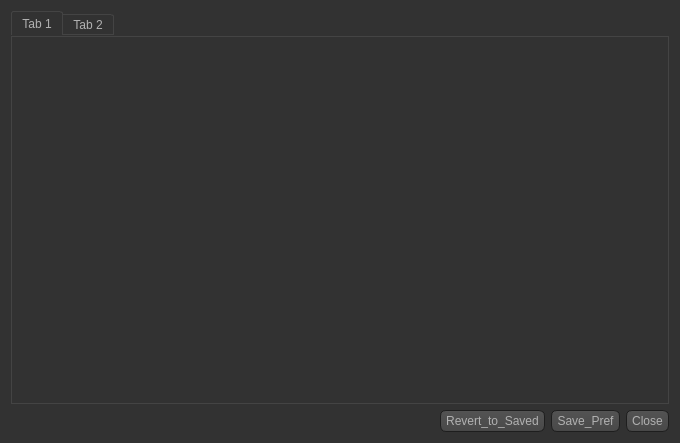
<?xml version="1.0" encoding="UTF-8"?>
<ui version="4.0">
 <class>preferencesPVFX</class>
 <widget class="QWidget" name="preferencesPVFX">
  <property name="geometry">
   <rect>
    <x>0</x>
    <y>0</y>
    <width>680</width>
    <height>443</height>
   </rect>
  </property>
  <property name="windowTitle">
   <string>preferences</string>
  </property>
  <property name="styleSheet">
   <string notr="true">QToolTip
{
     border: 1px solid black;
     background-color: #ffa02f;
}

QWidget
{
    color: #b1b1b1;
    background-color: #323232;
}

QWidget:item:hover
{
    background-color: QLinearGradient( x1: 0, y1: 0, x2: 0, y2: 1, stop: 0 #ffa02f, stop: 1 #ca0619);
    color: #000000;
}

QWidget:item:selected
{
    background-color: QLinearGradient( x1: 0, y1: 0, x2: 0, y2: 1, stop: 0 #ffa02f, stop: 1 #d7801a);
}

QMenuBar::item
{
    background: transparent;
}

QMenuBar::item:selected
{
    background: transparent;
    border: 1px solid #ffaa00;
}

QMenuBar::item:pressed
{
    background: #444;
    border: 1px solid #000;
    background-color: QLinearGradient(
        x1:0, y1:0,
        x2:0, y2:1,
        stop:1 #212121,
        stop:0.4 #343434/*,
        stop:0.2 #343434,
        stop:0.1 #ffaa00*/
    );
    margin-bottom:-1px;
    padding-bottom:1px;
}

QMenu
{
    border: 1px solid #000;
}

QMenu::item
{
    padding: 2px 20px 2px 20px;
}

QMenu::item:selected
{
    color: #000000;
}

QWidget:disabled
{
    color: #404040;
    background-color: #323232;
}

QAbstractItemView
{
    background-color: QLinearGradient( x1: 0, y1: 0, x2: 0, y2: 1, stop: 0 #4d4d4d, stop: 0.1 #646464, stop: 1 #5d5d5d);
    alternate-background-color: rgb(75, 75, 75)
}

QWidget:focus
{
    /*border: 2px solid QLinearGradient( x1: 0, y1: 0, x2: 0, y2: 1, stop: 0 #ffa02f, stop: 1 #d7801a);*/
}

QLineEdit
{
    background-color: QLinearGradient( x1: 0, y1: 0, x2: 0, y2: 1, stop: 0 #4d4d4d, stop: 0 #646464, stop: 1 #5d5d5d);
    padding: 1px;
    border-style: solid;
    border: 1px solid #1e1e1e;
    border-radius: 5;
}

QPushButton
{
    color: #b1b1b1;
    background-color: QLinearGradient( x1: 0, y1: 0, x2: 0, y2: 1, stop: 0 #565656, stop: 0.1 #525252, stop: 0.5 #4e4e4e, stop: 0.9 #4a4a4a, stop: 1 #464646);
    border-width: 1px;
    border-color: #1e1e1e;
    border-style: solid;
    border-radius: 6;
    padding: 3px;
    font-size: 12px;
    padding-left: 5px;
    padding-right: 5px;
}

QPushButton:pressed
{
    background-color: QLinearGradient( x1: 0, y1: 0, x2: 0, y2: 1, stop: 0 #2d2d2d, stop: 0.1 #2b2b2b, stop: 0.5 #292929, stop: 0.9 #282828, stop: 1 #252525);
}

QComboBox
{
    selection-background-color: #ffaa00;
    background-color: QLinearGradient( x1: 0, y1: 0, x2: 0, y2: 1, stop: 0 #565656, stop: 0.1 #525252, stop: 0.5 #4e4e4e, stop: 0.9 #4a4a4a, stop: 1 #464646);
    border-style: solid;
    border: 1px solid #1e1e1e;
    border-radius: 5;
}

QComboBox:hover,QPushButton:hover
{
    border: 2px solid QLinearGradient( x1: 0, y1: 0, x2: 0, y2: 1, stop: 0 #ffa02f, stop: 1 #d7801a);
}


QComboBox:on
{
    padding-top: 3px;
    padding-left: 4px;
    background-color: QLinearGradient( x1: 0, y1: 0, x2: 0, y2: 1, stop: 0 #2d2d2d, stop: 0.1 #2b2b2b, stop: 0.5 #292929, stop: 0.9 #282828, stop: 1 #252525);
    selection-background-color: #ffaa00;
}

QComboBox QAbstractItemView
{
    border: 2px solid darkgray;
    selection-background-color: QLinearGradient( x1: 0, y1: 0, x2: 0, y2: 1, stop: 0 #ffa02f, stop: 1 #d7801a);
}

QComboBox::drop-down
{
     subcontrol-origin: padding;
     subcontrol-position: top right;
     width: 15px;

     border-left-width: 0px;
     border-left-color: darkgray;
     border-left-style: solid; /* just a single line */
     border-top-right-radius: 3px; /* same radius as the QComboBox */
     border-bottom-right-radius: 3px;
 }

QComboBox::down-arrow
{
     image: url(:/down_arrow.png);
}

QGroupBox:focus
{
border: 2px solid QLinearGradient( x1: 0, y1: 0, x2: 0, y2: 1, stop: 0 #ffa02f, stop: 1 #d7801a);
}

QTextEdit:focus
{
    border: 2px solid QLinearGradient( x1: 0, y1: 0, x2: 0, y2: 1, stop: 0 #ffa02f, stop: 1 #d7801a);
}

QScrollBar:horizontal {
     border: 1px solid #222222;
     background: QLinearGradient( x1: 0, y1: 0, x2: 0, y2: 1, stop: 0.0 #121212, stop: 0.2 #282828, stop: 1 #484848);
     height: 14px;
     margin: 0px 16px 0 16px;
}

QScrollBar::handle:horizontal
{
      background: QLinearGradient( x1: 0, y1: 0, x2: 1, y2: 0, stop: 0 #ffa02f, stop: 0.5 #d7801a, stop: 1 #ffa02f);
      min-height: 20px;
      border-radius: 2px;
}

QScrollBar::add-line:horizontal {
      border: 1px solid #1b1b19;
      border-radius: 2px;
      background: QLinearGradient( x1: 0, y1: 0, x2: 1, y2: 0, stop: 0 #ffa02f, stop: 1 #d7801a);
      width: 14px;
      subcontrol-position: right;
      subcontrol-origin: margin;
}

QScrollBar::sub-line:horizontal {
      border: 1px solid #1b1b19;
      border-radius: 2px;
      background: QLinearGradient( x1: 0, y1: 0, x2: 1, y2: 0, stop: 0 #ffa02f, stop: 1 #d7801a);
      width: 14px;
     subcontrol-position: left;
     subcontrol-origin: margin;
}

QScrollBar::right-arrow:horizontal, QScrollBar::left-arrow:horizontal
{
      border: 1px solid black;
      width: 1px;
      height: 1px;
      background: white;
}

QScrollBar::add-page:horizontal, QScrollBar::sub-page:horizontal
{
      background: none;
}

QScrollBar:vertical
{
      background: QLinearGradient( x1: 0, y1: 0, x2: 1, y2: 0, stop: 0.0 #121212, stop: 0.2 #282828, stop: 1 #484848);
      width: 14px;
      margin: 16px 0 16px 0;
      border: 1px solid #222222;
}

QScrollBar::handle:vertical
{
      background: QLinearGradient( x1: 0, y1: 0, x2: 0, y2: 1, stop: 0 #ffa02f, stop: 0.5 #d7801a, stop: 1 #ffa02f);
      min-height: 20px;
      border-radius: 2px;
}

QScrollBar::add-line:vertical
{
      border: 1px solid #1b1b19;
      border-radius: 2px;
      background: QLinearGradient( x1: 0, y1: 0, x2: 0, y2: 1, stop: 0 #ffa02f, stop: 1 #d7801a);
      height: 14px;
      subcontrol-position: bottom;
      subcontrol-origin: margin;
}

QScrollBar::sub-line:vertical
{
      border: 1px solid #1b1b19;
      border-radius: 2px;
      background: QLinearGradient( x1: 0, y1: 0, x2: 0, y2: 1, stop: 0 #d7801a, stop: 1 #ffa02f);
      height: 14px;
      subcontrol-position: top;
      subcontrol-origin: margin;
}

QScrollBar::up-arrow:vertical, QScrollBar::down-arrow:vertical
{
      border: 1px solid black;
      width: 1px;
      height: 1px;
      background: white;
}


QScrollBar::add-page:vertical, QScrollBar::sub-page:vertical
{
      background: none;
}

QTextEdit
{
    background-color: #242424;
}

QPlainTextEdit
{
    background-color: #242424;
}

QHeaderView::section
{
    background-color: QLinearGradient(x1:0, y1:0, x2:0, y2:1, stop:0 #616161, stop: 0.5 #505050, stop: 0.6 #434343, stop:1 #656565);
    color: white;
    padding-left: 4px;
    border: 1px solid #6c6c6c;
}

QCheckBox:disabled
{
color: #414141;
}

QDockWidget::title
{
    text-align: center;
    spacing: 3px; /* spacing between items in the tool bar */
    background-color: QLinearGradient(x1:0, y1:0, x2:0, y2:1, stop:0 #323232, stop: 0.5 #242424, stop:1 #323232);
}

QDockWidget::close-button, QDockWidget::float-button
{
    text-align: center;
    spacing: 1px; /* spacing between items in the tool bar */
    background-color: QLinearGradient(x1:0, y1:0, x2:0, y2:1, stop:0 #323232, stop: 0.5 #242424, stop:1 #323232);
}

QDockWidget::close-button:hover, QDockWidget::float-button:hover
{
    background: #242424;
}

QDockWidget::close-button:pressed, QDockWidget::float-button:pressed
{
    padding: 1px -1px -1px 1px;
}

QMainWindow::separator
{
    background-color: QLinearGradient(x1:0, y1:0, x2:0, y2:1, stop:0 #161616, stop: 0.5 #151515, stop: 0.6 #212121, stop:1 #343434);
    color: white;
    padding-left: 4px;
    border: 1px solid #4c4c4c;
    spacing: 3px; /* spacing between items in the tool bar */
}

QMainWindow::separator:hover
{

    background-color: QLinearGradient(x1:0, y1:0, x2:0, y2:1, stop:0 #d7801a, stop:0.5 #b56c17 stop:1 #ffa02f);
    color: white;
    padding-left: 4px;
    border: 1px solid #6c6c6c;
    spacing: 3px; /* spacing between items in the tool bar */
}

QToolBar::handle
{
     spacing: 3px; /* spacing between items in the tool bar */
     background: url(:/images/handle.png);
}

QMenu::separator
{
    height: 2px;
    background-color: QLinearGradient(x1:0, y1:0, x2:0, y2:1, stop:0 #161616, stop: 0.5 #151515, stop: 0.6 #212121, stop:1 #343434);
    color: white;
    padding-left: 4px;
    margin-left: 10px;
    margin-right: 5px;
}

QProgressBar
{
    border: 2px solid grey;
    border-radius: 5px;
    text-align: center;
}

QProgressBar::chunk
{
    background-color: #d7801a;
    width: 2.15px;
    margin: 0.5px;
}

QTabBar::tab {
    color: #b1b1b1;
    border: 1px solid #444;
    border-bottom-style: none;
    background-color: #323232;
    padding-left: 10px;
    padding-right: 10px;
    padding-top: 3px;
    padding-bottom: 2px;
    margin-right: -1px;
}

QTabWidget::pane {
    border: 1px solid #444;
    top: 1px;
}

QTabBar::tab:last
{
    margin-right: 0; /* the last selected tab has nothing to overlap with on the right */
    border-top-right-radius: 3px;
}

QTabBar::tab:first:!selected
{
 margin-left: 0px; /* the last selected tab has nothing to overlap with on the right */


    border-top-left-radius: 3px;
}

QTabBar::tab:!selected
{
    color: #b1b1b1;
    border-bottom-style: solid;
    margin-top: 3px;
    background-color: QLinearGradient(x1:0, y1:0, x2:0, y2:1, stop:1 #212121, stop:.4 #343434);
}

QTabBar::tab:selected
{
    border-top-left-radius: 3px;
    border-top-right-radius: 3px;
    margin-bottom: 0px;
}

QTabBar::tab:!selected:hover
{
    /*border-top: 2px solid #ffaa00;
    padding-bottom: 3px;*/
    border-top-left-radius: 3px;
    border-top-right-radius: 3px;
    background-color: QLinearGradient(x1:0, y1:0, x2:0, y2:1, stop:1 #212121, stop:0.4 #343434, stop:0.2 #343434, stop:0.1 #ffaa00);
}

QRadioButton::indicator:checked, QRadioButton::indicator:unchecked{
    color: #b1b1b1;
    background-color: #323232;
    border: 1px solid #b1b1b1;
    border-radius: 6px;
}

QRadioButton::indicator:checked
{
    background-color: qradialgradient(
        cx: 0.5, cy: 0.5,
        fx: 0.5, fy: 0.5,
        radius: 1.0,
        stop: 0.25 #ffaa00,
        stop: 0.3 #323232
    );
}

QCheckBox::indicator{
    color: #b1b1b1;
    background-color: #323232;
    border: 1px solid #b1b1b1;
    width: 9px;
    height: 9px;
}

QRadioButton::indicator
{
    border-radius: 6px;
}

QRadioButton::indicator:hover, QCheckBox::indicator:hover
{
    border: 1px solid #ffaa00;
}

QCheckBox::indicator:checked
{
    image:url(:/images/checkbox.png);
}

QCheckBox::indicator:disabled, QRadioButton::indicator:disabled
{
    border: 1px solid #444;
}</string>
  </property>
  <layout class="QGridLayout" name="gridLayout">
   <item row="1" column="1">
    <layout class="QHBoxLayout" name="horizontalLayout">
     <item>
      <widget class="QPushButton" name="pushButtonRevert">
       <property name="sizePolicy">
        <sizepolicy hsizetype="Fixed" vsizetype="Fixed">
         <horstretch>0</horstretch>
         <verstretch>0</verstretch>
        </sizepolicy>
       </property>
       <property name="text">
        <string>Revert_to_Saved</string>
       </property>
      </widget>
     </item>
     <item>
      <widget class="QPushButton" name="pushButtonSave">
       <property name="sizePolicy">
        <sizepolicy hsizetype="Fixed" vsizetype="Fixed">
         <horstretch>0</horstretch>
         <verstretch>0</verstretch>
        </sizepolicy>
       </property>
       <property name="text">
        <string>Save_Pref</string>
       </property>
      </widget>
     </item>
     <item>
      <widget class="QPushButton" name="pushButtonClose">
       <property name="sizePolicy">
        <sizepolicy hsizetype="Fixed" vsizetype="Fixed">
         <horstretch>0</horstretch>
         <verstretch>0</verstretch>
        </sizepolicy>
       </property>
       <property name="text">
        <string>Close</string>
       </property>
      </widget>
     </item>
    </layout>
   </item>
   <item row="0" column="0" colspan="2">
    <widget class="QTabWidget" name="tabWidget">
     <widget class="QWidget" name="tab">
      <attribute name="title">
       <string>Tab 1</string>
      </attribute>
     </widget>
     <widget class="QWidget" name="tab_2">
      <attribute name="title">
       <string>Tab 2</string>
      </attribute>
     </widget>
    </widget>
   </item>
   <item row="1" column="0">
    <spacer name="horizontalSpacer">
     <property name="orientation">
      <enum>Qt::Horizontal</enum>
     </property>
     <property name="sizeHint" stdset="0">
      <size>
       <width>40</width>
       <height>20</height>
      </size>
     </property>
    </spacer>
   </item>
  </layout>
 </widget>
 <resources>
  <include location="../projectVFX_ReSource.qrc"/>
 </resources>
 <connections/>
</ui>
